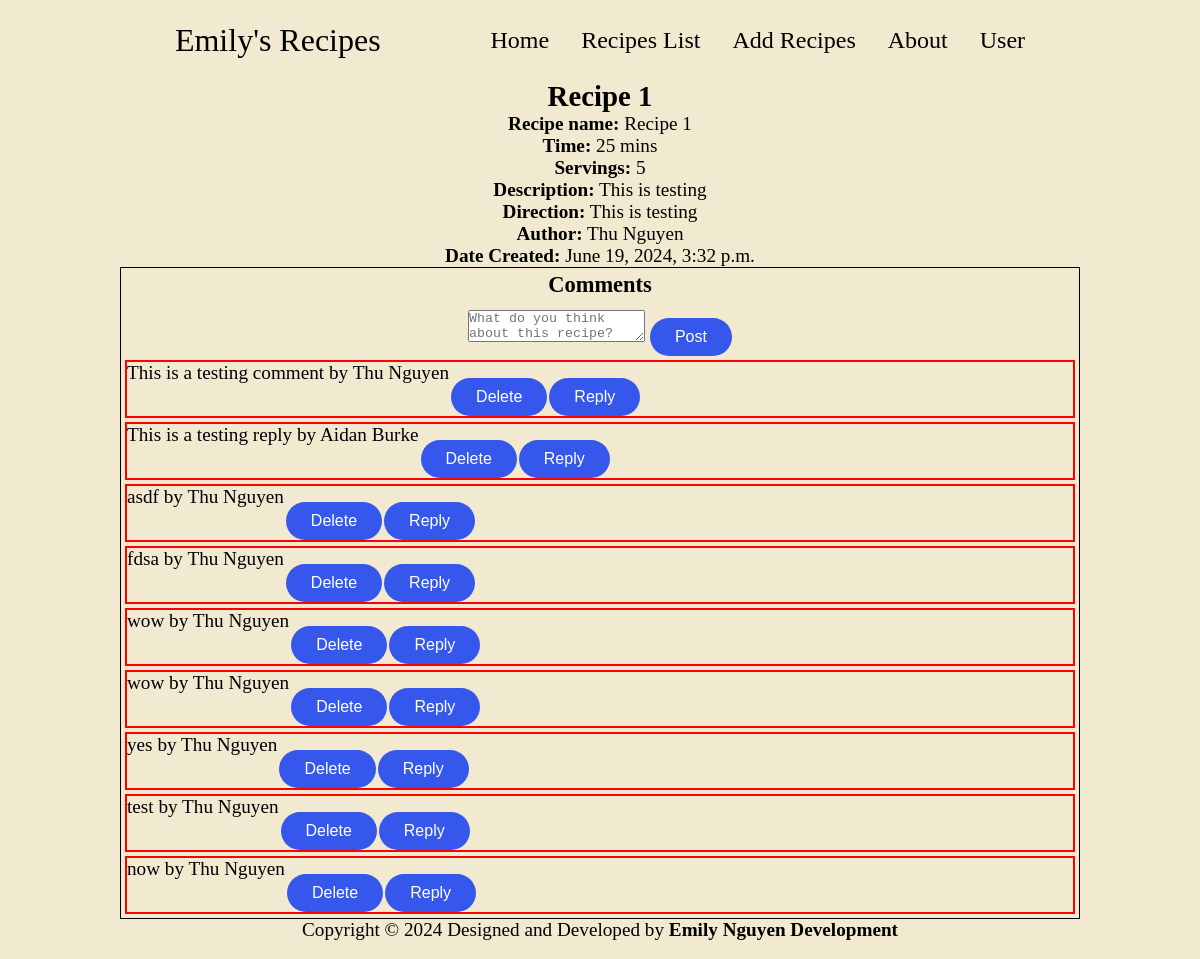
/recipes/1 (signed in), run on an earlier commit of the app's database.
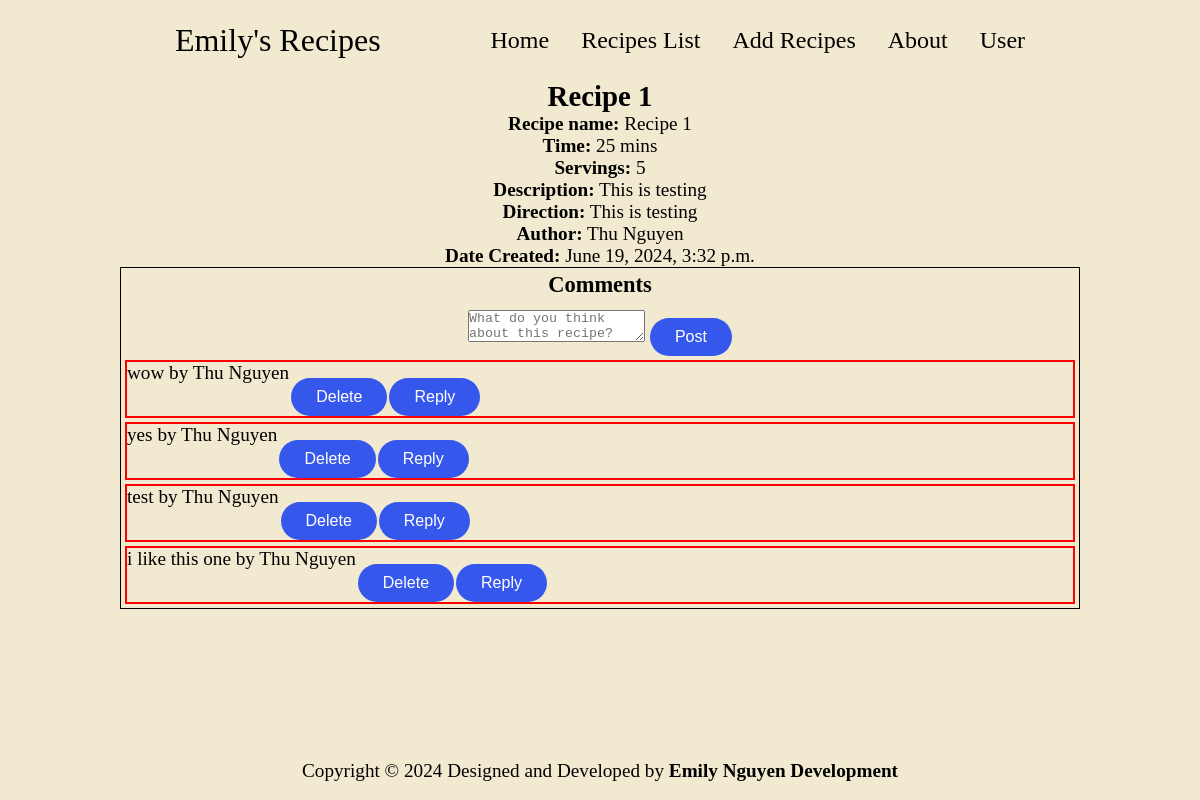
And on a later commit of the database.
### recipes/models.py (models this page shows, shortened)
class Recipe(models.Model):
    name = models.CharField(max_length=64)
    time = models.IntegerField()
    servings = models.IntegerField()
    description = models.TextField()
    direction = models.TextField()
    author = models.ForeignKey(CustomUser, on_delete=models.CASCADE, related_name="recipes", null=True)
    ingredients = models.ManyToManyField(Ingredient, related_name="ingredients")
    date_created = models.DateTimeField(auto_now_add=True)
    date_updated = models.DateTimeField(auto_now=True)
    is_featured = models.BooleanField(default=False)

class Comment(models.Model):
    parent_id = models.ForeignKey('self', on_delete=models.CASCADE, related_name="replies", null=True, blank=True)
    author = models.ForeignKey(CustomUser, on_delete=models.CASCADE, related_name="comments", null=True)
    recipe = models.ForeignKey(Recipe, on_delete=models.CASCADE, related_name="comments")
    content = models.TextField()
    date_created = models.DateTimeField(auto_now_add=True)
    date_updated = models.DateTimeField(auto_now=True)

### users/models.py (models this page shows, shortened)
class CustomUser(AbstractBaseUser, PermissionsMixin):
    first = models.CharField(max_length=64, default="")
    last = models.CharField(max_length=64,  default="")
    username = models.CharField(max_length=64, default="", unique=True)
    email = models.EmailField(default="", unique=True)
    is_superuser = models.BooleanField(default=False)
    is_staff = models.BooleanField(default=False)
    date_created = models.DateTimeField(auto_now_add=True)
    last_login = models.DateTimeField(blank=True, null=True)
    objects = CustomUserManager()
    USERNAME_FIELD = "username"
    EMAIL_FIELD = "email"
    REQUIRED_FIELDS = ["email"]
    class Meta:
        verbose_name = 'User'
        verbose_name_plural = 'Users'
    def get_full_name(self):
        return f'{self.first} {self.last}'

### recipes/views.py (the view)
# urls.py: path('<int:recipe_id>', views.singleRecipe, name='recipe'),
def singleRecipe(request, recipe_id):
    recipe = Recipe.objects.get(pk=recipe_id)
    comments = Comment.objects.filter(recipe=recipe)
    return render(request, 'recipes/recipe.html',{
        'recipe': recipe,
        'comments': comments,
        'recipe_id': recipe_id,
    })

### recipes/templates/recipes/recipe.html (shortened to what this page needs)
{% extends "recipes/layout.html" %} {% load static %} {% block body %}
<section class="recipe">
  <h1>Recipe {{recipe.id}}</h1>
  <ul>
    <li><strong>Recipe name:</strong> {{recipe.name}}</li>
    <li><strong>Time:</strong> {{recipe.time}} mins</li>
    <li><strong>Servings:</strong> {{recipe.servings}}</li>
    <li><strong>Description:</strong> {{recipe.description}}</li>
    <li><strong>Direction:</strong> {{recipe.direction}}</li>
    <li><strong>Author:</strong> {{recipe.author.get_full_name}}</li>
    <li><strong>Date Created:</strong> {{recipe.date_created}}</li>
  </ul>
</section>
<section class="comments-container">
    <h3>Comments</h3>
  {% if user.is_authenticated %}
  <form action="{% url "recipes:addCmt" recipe_id=recipe.id %}" method="POST">
    <textarea name="new-comment" placeholder="What do you think about this recipe?" required></textarea>
    <input class="btn" type="submit" value="Post">
  </form>
  {% for comment in comments %}
  <div class="comment-card">
    <p>{{comment.content}} by {{comment.author.get_full_name}}</p>
    <form action="{% url 'recipes:delCmt' comment_id=comment.id recipe_id=recipe.id %}" method="POST">
      <button class="btn" onclick="return confirm('Are you sure you want to delete this comment?');">Delete</button>
    </form>
    <button class="btn" type="submit" >Reply</button>
  </div>
  {% endfor %}
  {% else %}
  <div>Please <a class="login-text" href="/users">log in</a> to view and write some comments on this recipe.</div>
  {% endif %}
</section>
{% endblock %}

### recipes/templates/recipes/layout.html (shortened to what this page needs)
<!DOCTYPE html>
{% load static %}
<html lang="en">
  <head>
    <link
      rel="stylesheet"
      type="text/css"
      href="{% static 'styles/style.css' %}"
    />
    <link
    rel="stylesheet"
    type="text/css"
    href="{% static 'recipes/styles/style.css' %}" />
  </head>
  <body>
    <nav>
      <div class="logo"><a href="/">Emily's Recipes</a></div>
      <div>
        <ul class="nav-links">
          <li><a href="/">Home</a></li>
          <li><a href="/recipes">Recipes List</a></li>
          <li><a href="/recipes/add">Add Recipes</a></li>
          <li><a href="/about">About</a></li>
          <li><a href="/users">User</a></li>
        </ul>
      </div>
    </nav>
    <main>{% block body %} {% endblock %}</main>
    <footer>
      <p>Copyright &#169; <span id="date"></span> Designed and Developed by  <strong><a target="blank" href="https://thunahh123.github.io/emily-ng-site.github.io/">Emily Nguyen Development</a></strong></p>
    </footer>
  </body>
</html>

### static/styles/style.css (style rules this page uses)
* { margin: 0; padding: 0; }
body { min-height: 100vh; background-color: rgba(236, 227, 191, 0.726); color: black; font-size: 1.2rem; display: flex; flex-direction: column; width: 80%; margin: 0 auto; }
main { text-align: center; flex: 1 0 85vh; }
nav, .nav-links { display: flex; }
nav { justify-content: space-around; align-items: center; flex: 0 0 10vh; }
.nav-links { gap: 2rem; list-style: none; font-size: 1.5rem; }
a { color: #000; text-decoration: none; text-decoration-color: white; }
.logo { font-size: 2rem; color: rgb(211, 55, 107); }
.btn { background-color: #3657eb; border: none; border-radius: 2rem; color: white; padding: 10px 25px; text-align: center; text-decoration: none; display: inline-block; font-size: 16px; margin-top: 1rem; }
a, .btn { transition: all 300ms ease; }
footer { bottom: 0; height: 10vh; width: 100%; text-align: center; flex: 0 0 5vh; }

### recipes/static/recipes/styles/style.css (style rules this page uses)
.recipe li { list-style-type: none; }
.comments-container { border: #000 1px solid; }
.comments-container > * { margin: 4px; }
.comment-card { border: red 2px solid; display: flex; gap: 2px; }

What changed in the data, as far as the page shows it:
removed Comment: content "This is a testing comment", author.get_full_name "Thu Nguyen"
removed Comment: content "This is a testing reply", author.get_full_name "Aidan Burke"
removed Comment: content "asdf", author.get_full_name "Thu Nguyen"
removed Comment: content "fdsa", author.get_full_name "Thu Nguyen"
removed Comment: content "wow", author.get_full_name "Thu Nguyen"
removed Comment: content "now", author.get_full_name "Thu Nguyen"
added Comment: content "i like this one", author.get_full_name "Thu Nguyen"
